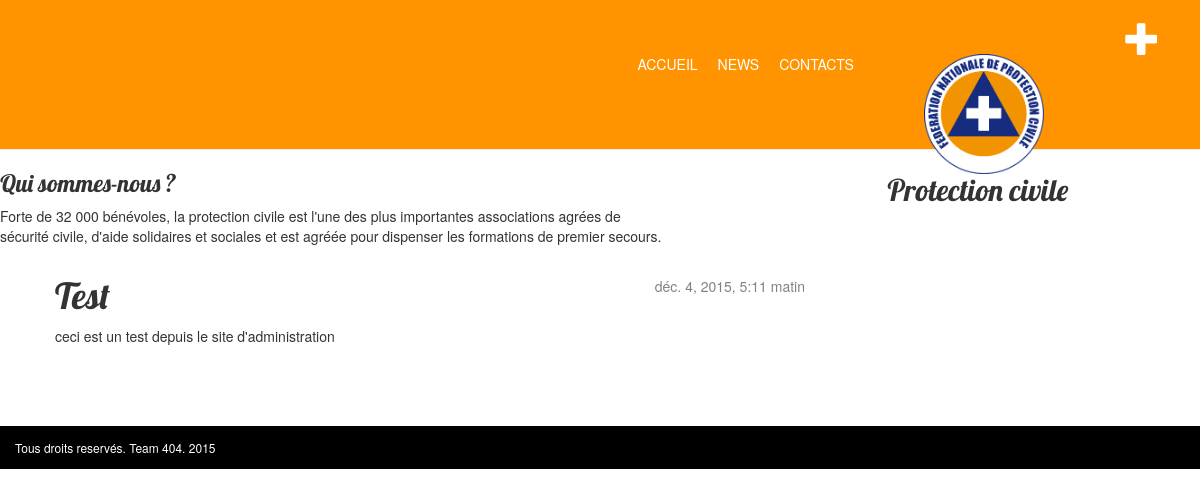
Page /post/6/ on the committed database.
### blog/models.py (models this page shows, shortened)
class Post(models.Model):
    author = models.ForeignKey('auth.User')
    title = models.CharField(max_length=200)
    text = models.TextField()
    created_date = models.DateTimeField(
            default=timezone.now)
    published_date = models.DateTimeField(
            blank=True, null=True)

### blog/views.py (the view)
# urls.py: url(r'^post/(?P<pk>[0-9]+)/$', views.post_detail, name='post_detail'),
def post_detail(request, pk):
    post = get_object_or_404(Post, pk=pk)
    return render(request, 'blog/post_detail.html', {'post': post})

### blog/templates/blog/post_detail.html
{% extends 'blog/base.html' %}
{% block content %}
    <div class="post">
        {% if post.published_date %}
            <div class="date">
                {{ post.published_date }}
            </div>
        {% endif %}
        <h1>{{ post.title }}</h1>
        <p>{{ post.text|linebreaks }}</p>
    </div>
{% endblock %}

### blog/static/css/blog.css (style rules this page uses)
h1, h2, h3, h4 { font-family: 'Lobster', cursive; }
.date { float: right; color: #828282; }
.post { margin-bottom: 70px; }

### rows in the picture
Post: published_date "déc. 4, 2015, 5:11 matin", title "Test", text "ceci est un test depuis le site d'administration"
